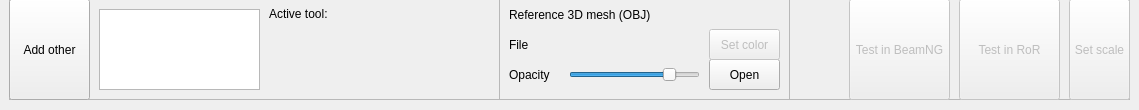
         <widget class="QWidget" name="tab_3">
          <attribute name="title">
           <string>Editor</string>
          </attribute>
          <widget class="QFrame" name="frame_10">
           <property name="geometry">
            <rect>
             <x>9</x>
             <y>-1</y>
             <width>1121</width>
             <height>101</height>
            </rect>
           </property>
           <property name="frameShape">
            <enum>QFrame::StyledPanel</enum>
           </property>
           <property name="frameShadow">
            <enum>QFrame::Raised</enum>
           </property>
           <widget class="QToolButton" name="toolButton_18">
            <property name="enabled">
             <bool>false</bool>
            </property>
            <property name="geometry">
             <rect>
              <x>840</x>
              <y>0</y>
              <width>101</width>
              <height>101</height>
             </rect>
            </property>
            <property name="text">
             <string>Test in BeamNG</string>
            </property>
           </widget>
           <widget class="QToolButton" name="toolButton_27">
            <property name="enabled">
             <bool>false</bool>
            </property>
            <property name="geometry">
             <rect>
              <x>950</x>
              <y>0</y>
              <width>101</width>
              <height>101</height>
             </rect>
            </property>
            <property name="text">
             <string>Test in RoR</string>
            </property>
           </widget>
           <widget class="QToolButton" name="toolButton_20">
            <property name="enabled">
             <bool>false</bool>
            </property>
            <property name="geometry">
             <rect>
              <x>1060</x>
              <y>0</y>
              <width>61</width>
              <height>101</height>
             </rect>
            </property>
            <property name="toolTip">
             <string>Set scale of the blueprint by showing known distance</string>
            </property>
            <property name="text">
             <string>Set scale</string>
            </property>
            <property name="checkable">
             <bool>true</bool>
            </property>
           </widget>
           <widget class="QToolButton" name="toolButton_30">
            <property name="geometry">
             <rect>
              <x>0</x>
              <y>0</y>
              <width>81</width>
              <height>101</height>
             </rect>
            </property>
            <property name="text">
             <string>Add other</string>
            </property>
            <property name="iconSize">
             <size>
              <width>60</width>
              <height>60</height>
             </size>
            </property>
            <property name="checkable">
             <bool>true</bool>
            </property>
            <property name="toolButtonStyle">
             <enum>Qt::ToolButtonTextUnderIcon</enum>
            </property>
           </widget>
           <widget class="QListWidget" name="listWidget_2">
            <property name="geometry">
             <rect>
              <x>90</x>
              <y>10</y>
              <width>161</width>
              <height>81</height>
             </rect>
            </property>
           </widget>
           <widget class="QLabel" name="label_10">
            <property name="geometry">
             <rect>
              <x>260</x>
              <y>0</y>
              <width>81</width>
              <height>31</height>
             </rect>
            </property>
            <property name="text">
             <string>&lt;html&gt;&lt;head/&gt;&lt;body&gt;&lt;p&gt;Active tool:&lt;/p&gt;&lt;/body&gt;&lt;/html&gt;</string>
            </property>
           </widget>
           <widget class="QLabel" name="label_21">
            <property name="geometry">
             <rect>
              <x>330</x>
              <y>0</y>
              <width>161</width>
              <height>31</height>
             </rect>
            </property>
            <property name="text">
             <string>&lt;html&gt;&lt;head/&gt;&lt;body&gt;&lt;p&gt;&lt;br/&gt;&lt;/p&gt;&lt;/body&gt;&lt;/html&gt;</string>
            </property>
           </widget>
           <widget class="QFrame" name="frame_6">
            <property name="geometry">
             <rect>
              <x>490</x>
              <y>0</y>
              <width>291</width>
              <height>101</height>
             </rect>
            </property>
            <property name="frameShape">
             <enum>QFrame::StyledPanel</enum>
            </property>
            <property name="frameShadow">
             <enum>QFrame::Raised</enum>
            </property>
            <widget class="QToolButton" name="toolButton_33">
             <property name="geometry">
              <rect>
               <x>210</x>
               <y>60</y>
               <width>71</width>
               <height>31</height>
              </rect>
             </property>
             <property name="toolTip">
              <string>Import mesh from file</string>
             </property>
             <property name="text">
              <string>Open</string>
             </property>
            </widget>
            <widget class="QLabel" name="label_zcoordinate_12">
             <property name="geometry">
              <rect>
               <x>10</x>
               <y>0</y>
               <width>261</width>
               <height>31</height>
              </rect>
             </property>
             <property name="text">
              <string>Reference 3D mesh (OBJ)</string>
             </property>
            </widget>
            <widget class="QSlider" name="horizontalSlider">
             <property name="geometry">
              <rect>
               <x>70</x>
               <y>65</y>
               <width>131</width>
               <height>21</height>
              </rect>
             </property>
             <property name="maximum">
              <number>100</number>
             </property>
             <property name="value">
              <number>80</number>
             </property>
             <property name="orientation">
              <enum>Qt::Horizontal</enum>
             </property>
            </widget>
            <widget class="QLabel" name="label_zcoordinate_13">
             <property name="geometry">
              <rect>
               <x>10</x>
               <y>60</y>
               <width>61</width>
               <height>31</height>
              </rect>
             </property>
             <property name="text">
              <string>Opacity</string>
             </property>
            </widget>
            <widget class="QLabel" name="label_zcoordinate_14">
             <property name="geometry">
              <rect>
               <x>10</x>
               <y>30</y>
               <width>61</width>
               <height>31</height>
              </rect>
             </property>
             <property name="text">
              <string>File</string>
             </property>
            </widget>
            <widget class="QToolButton" name="toolButton_34">
             <property name="enabled">
              <bool>false</bool>
             </property>
             <property name="geometry">
              <rect>
               <x>210</x>
               <y>30</y>
               <width>71</width>
               <height>31</height>
              </rect>
             </property>
             <property name="toolTip">
              <string>Import mesh from file</string>
             </property>
             <property name="text">
              <string>Set color</string>
             </property>
            </widget>
           </widget>
          </widget>
         </widget>
